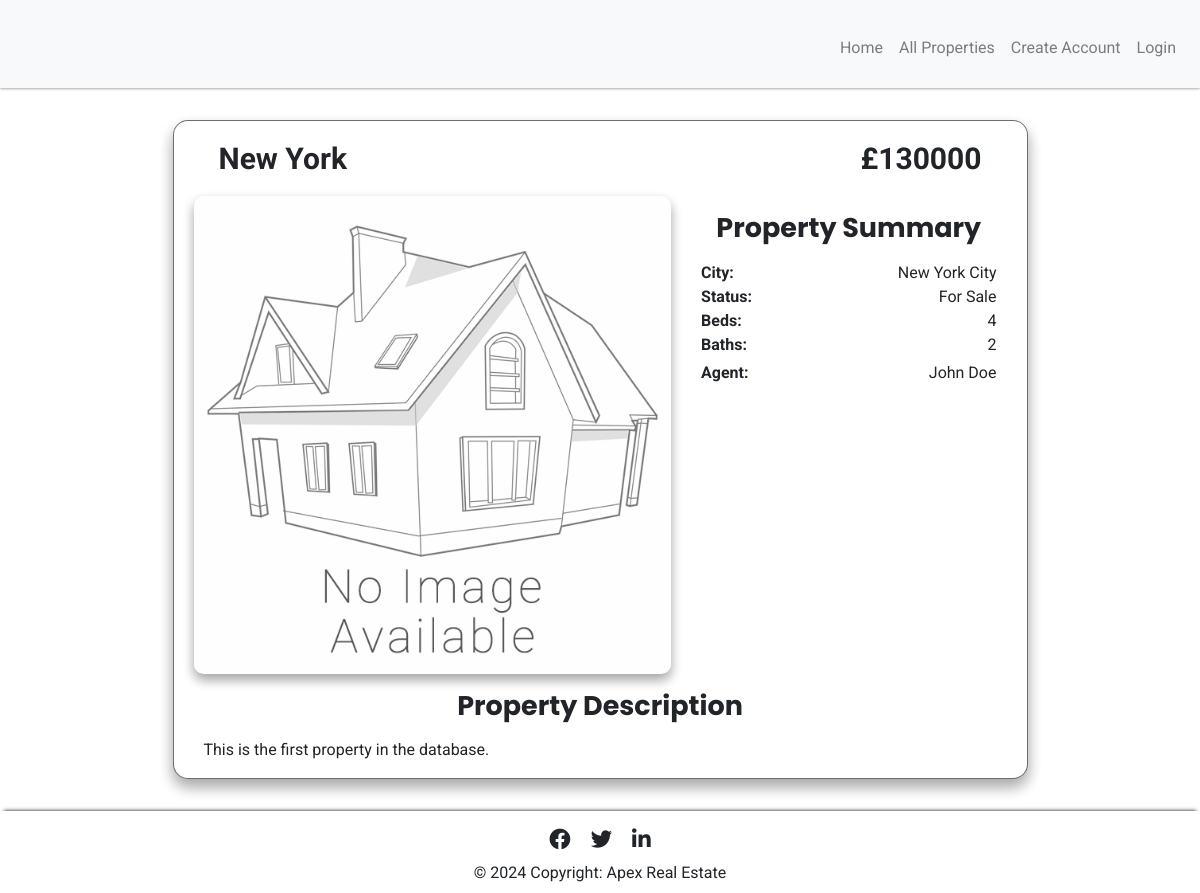
Before: /agents/property_details/1 with the older database file.
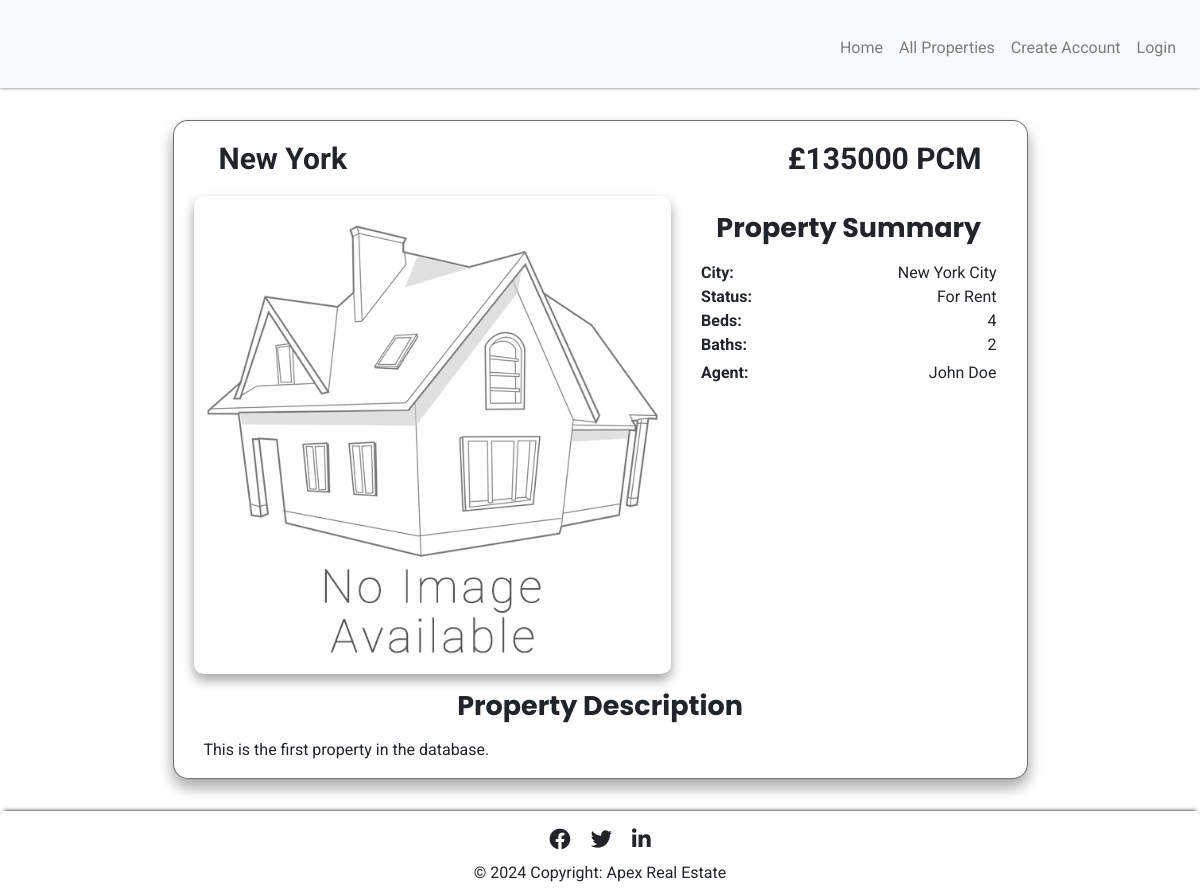
After: the same page with the newer database file.
### apex/models.py (models this page shows, shortened)
class Property(db.Model):
  id = db.Column(db.Integer, primary_key=True)
  address = db.Column(db.String(255), nullable=False)
  city = db.Column(db.String(100), nullable=False)
  property_size = db.Column(db.Integer, nullable=False)
  num_bedrooms = db.Column(db.Integer, nullable=False)
  num_bathrooms = db.Column(db.Integer, nullable=False)
  num_carspaces = db.Column(db.Integer, nullable=False)
  description = db.Column(db.Text, nullable=True)
  image_link = db.Column(db.String(255), nullable=True)
  price = db.Column(db.Integer, nullable=False)  # New attribute for property price
  created_date = db.Column(db.DateTime, nullable=False, default=datetime.utcnow)  # New attribute for property creation date
  listing_status = db.Column(db.String(50), nullable=False)  # New attribute for property listing status
  listing_type = db.Column(db.String(50), nullable=False)  # New attribute for property listing type
  agent_id = db.Column(db.Integer, db.ForeignKey('agent.id'), nullable=False)
  agent = db.relationship('Agent', backref='properties')

class Agent(db.Model, UserMixin):
  id = db.Column(db.Integer, primary_key=True)
  username = db.Column(db.String(20), unique=True, nullable=False)
  email = db.Column(db.String(120), unique=True, nullable=False)
  profile_pic = db.Column(db.String(20), nullable=False, default='default.jpg')
  password = db.Column(db.String(60), nullable=False)
  description = db.Column(db.Text, nullable=False, default='some description')
  phone_number = db.Column(db.String(20), nullable=False)
  full_name = db.Column(db.String(100), nullable=False)  # Updated to full name attribute

### apex/agents/routes.py (the view)
@agents.route("/agents/property_details/<property_id>", methods=["GET", "POST"])
def property_details(property_id):
    if current_user.is_authenticated:
        property_details = Property.query.filter_by(id=property_id).first()
        agent = current_user.username.upper()
        return render_template("property.html", property_details=property_details, agent=agent)
    property_details = Property.query.filter_by(id=property_id).first()
    return render_template("property.html", property_details=property_details)

### apex/templates/property.html (shortened to what this page needs)
{% extends "base_agent.html" %}
{% block content %}
<section class="col-12">
    <div class="container">
        <div class="row">
            <div class="col-12 col-lg-9 mx-auto my-3 property-details-box">
                <div class="row col-12 details-top-box">
                    <span class="top-address col-md-6">{{ property_details.address }}</span>
                    <span class="details-price col-md-6">
                        {% if property_details.listing_type == 'rent' %}
                            <div>£{{ property_details.price }} PCM</div>
                        {% else %}
                            <div>£{{ property_details.price }}</div>
                        {% endif %}
                    </span>
                </div>
                <div class="row">
                    <div class="col-md-7 property-image-box">
                        {% if property_details.image_path  %}
                            <img src="{{ property_details.image_path }}" class="img-fluid details-property-img" alt="Property Image">
                        {% else %}
                            <img src="{{ url_for('static', filename='no-image.png') }}" class="img-fluid details-property-img" alt="Property Image">
                        {% endif %}
                    </div>
                    <div class="col-md-5">
                        <div class="col-12">
                            <div class="row justify-content-center">
                                <div class="details-description-title">
                                    <span>Property Summary</span>
                                </div>
                            </div>
                            <div class="row col-12 summary-list-box">
                                <ul class="col-12 summary-list">
                                    <li class="d-flex justify-content-between">
                                        <strong>City:</strong>
                                        <span>{{ property_details.city }}</span>
                                    </li>
                                    <li class="d-flex justify-content-between">
                                        <strong>Status:</strong>
                                        {% if property_details.listing_type == 'rent' %}
                                            <span>For Rent</span>
                                        {% else %}
                                            <span>For Sale</span>
                                        {% endif %}
                                    </li>
                                    <li class="d-flex justify-content-between">
                                        <strong>Beds:</strong>
                                        <span>{{ property_details.num_bedrooms }}</span>
                                    </li>
                                    <li class="d-flex justify-content-between">
                                        <strong>Baths:</strong>
                                        <span>{{ property_details.num_bathrooms }}</span>
                                    </li>
                                    <li class="d-flex justify-content-between py-1">
                                        <strong>Agent:</strong>
                                        <span>{{ property_details.agent.full_name }}</span>
                                    </li>
                                </ul>
                            </div>
                        </div>
                    </div>
                </div>
<div class="container col-12">
    <div class="row details-description-title">
        <span>Property Description</span>
    </div>
    <div class="property-description mb-3">
        <span>{{ property_details.description }}</span>
    </div>
</div>
{% endblock %}

### apex/templates/base_agent.html (shortened to what this page needs)
<!DOCTYPE html>
<html lang="en">
<head>
    <link rel="stylesheet" href="https://stackpath.bootstrapcdn.com/bootstrap/4.4.1/css/bootstrap.min.css">
    <link rel="stylesheet" href="https://cdnjs.cloudflare.com/ajax/libs/font-awesome/5.11.2/css/all.min.css">
    <link rel="stylesheet" href="{{ url_for('static', filename='css/style.css')}}" type="text/css">
</head>
<body>
    <header>
        {% include "partials/navbar.html" %}
    </header>
    <main>
        {% block content %}
        {% endblock %}
    </main>
    <footer>
        {% include "partials/footer.html" %}
    </footer>
</body>
</html>

### apex/templates/partials/navbar.html (shortened to what this page needs)
<nav class="navbar navbar-expand-md navbar-light bg-light fixed-top navbar-color">
    <a class="navbar-brand navbar-logo" href="{{ url_for('agents.home_agent') }}"></a>
    <div class="collapse navbar-collapse text-right" id="navbarsExampleDefault">
        <ul class="navbar-nav ml-auto">
            <li class="nav-item">
                <a class="nav-link" href="{{ url_for('agents.home_agent') }}" }}">Home</a>
            </li>
            <li class="nav-item">
                <a class="nav-link" href="{{ url_for('agents.register') }}">All Properties</a>
            </li>
          {% if current_user.is_authenticated %}
            <li class="nav-item">
                <a class="nav-link" href="{{ url_for('agents.add_property') }}">Add a Property</a>
            </li>
            <li class="nav-item">
                <a class="nav-link" href="{{ url_for('agents.my_ads') }}">My Ads</a>
            </li>
            <li class="nav-item">
                <a class="nav-link" href="{{ url_for('agents.view_profile') }}">Profile</a>
            </li>
            <li class="nav-item">
                <a class="nav-link" href="{{ url_for('agents.logout') }}">Logout</a>
            </li>
            {% else %}
            <li class="nav-item p-0">
                <a class="nav-link" href="{{ url_for('agents.register') }}">Create Account</a>
            </li>
            <li class="nav-item">
                <a class="nav-link" href="{{ url_for('agents.login') }}">Login</a>
            </li>
        </ul>
        {% endif %}
    </div>
</nav>

### apex/templates/partials/footer.html
<div class="footer-main">
  <div class="container">
    <ul class="list-unstyled list-inline text-center social-buttons">
      <li class="list-inline-item">
        <a class="fab fa-facebook fa-lg mx-1" href="https://www.facebook.com/"></a>
      </li>
      <li class="list-inline-item">
        <a class="fab fa-twitter fa-lg mx-1" href="https://twitter.com/"></a>
      </li>
      <li class="list-inline-item">
        <a class="fab fa-linkedin-in fa-lg mx-1" href="https://www.linkedin.com/"></a>
      </li>
    </ul>
  </div>
  <div class="footer-copyright text-center">© 2024 Copyright: Apex Real Estate</div>
</div>

### apex/static/css/style.css (style rules this page uses)
body { display: -webkit-box; display: -ms-flexbox; display: flex; min-height: 100vh; -webkit-box-orient: vertical; -webkit-box-direction: normal; -ms-flex-direction: column; flex-direction: column; background-image: url('../img/background.jpg'); background-attachment: fixed; background-repeat: no-repeat; background-size: cover; text-decoration: none; font-family: "Roboto", sans-serif; font-weight: 400; }
main { display: -webkit-box; display: -ms-flexbox; display: flex; margin-top: 4rem; -webkit-box-flex: 1; -ms-flex: 1 0 auto; flex: 1 0 auto; }
a, a:hover, a:link, a:visited a:active { text-decoration: none; color: inherit; }
ul { list-style-type: none; }
.navbar { padding-bottom: 0; }
.navbar-color { background-color: #fff; -webkit-box-shadow: 0 1px 3px rgba(0, 0, 0, 0.12), 0 1px 2px rgba(0, 0, 0, 0.24); box-shadow: 0 1px 3px rgba(0, 0, 0, 0.12), 0 1px 2px rgba(0, 0, 0, 0.24); }
.navbar-logo { background-image: url('../img/logo.png'); background-repeat: no-repeat; background-size: contain; padding: 3rem 3rem 0 3rem; }
.social-buttons { margin: 1rem 0 0.5rem 0; }
.footer-main { background-color: #fff; -webkit-box-shadow: 0 -4px 4px -4px black; box-shadow: 0 -4px 4px -4px black; padding: 0.1rem 0 0 0; margin-top: 1rem; }
.footer-copyright { padding: 0 0 0.5rem 0; }
.property-details-box { border-radius: 15px; border: 1px solid rgba(0, 0, 0, 0.568); -webkit-box-shadow: 0 3px 6px rgba(0, 0, 0, 0.16), 0 3px 6px rgba(0, 0, 0, 0.23); box-shadow: 0 8px 15px rgba(0, 0, 0, 0.16), 0 8px 15px rgba(0, 0, 0, 0.23); background-color: #fff; }
.details-top-box { display: -webkit-box; display: -ms-flexbox; display: flex; -webkit-box-pack: center; -ms-flex-pack: center; justify-content: center; margin: 0; padding: 15px; font-size: 25px; font-weight: bold; }
.top-address { display: -webkit-box; display: -ms-flexbox; display: flex; -webkit-box-pack: center; -ms-flex-pack: center; justify-content: center; }
.details-price { display: -webkit-box; display: -ms-flexbox; display: flex; -webkit-box-pack: center; -ms-flex-pack: center; justify-content: center; }
.property-image-box { width: 100%; }
.details-property-img { width: 100%; height: 100%; border-radius: 10px; -webkit-box-shadow: 0 2px 4px rgba(0, 0, 0, 0.16), 0 2px 4px rgba(0, 0, 0, 0.23); box-shadow: 0 6px 12px rgba(0, 0, 0, 0.16), 0 6px 12px rgba(0, 0, 0, 0.23); }
.details-description-title { display: -webkit-box; display: -ms-flexbox; display: flex; -webkit-box-pack: center; -ms-flex-pack: center; justify-content: center; padding: 12px 0; font-family: "Poppins", sans-serif; font-size: 27px; font-weight: bold; }
.summary-list-box { padding: 0; margin: 0; }
.summary-list, .property-description { padding: 0 10px; margin: 0; }
@media (min-width: 576px) { main { margin-top: 6rem; } }
@media (min-width: 576px) { .details-top-box { font-size: 30px; } }
@media (min-width: 768px) { .navbar-logo { padding: 5rem 5rem 0 5rem; } }
@media (min-width: 768px) { .top-address { -webkit-box-pack: start; -ms-flex-pack: start; justify-content: flex-start; } }
@media (min-width: 768px) { .details-price { -webkit-box-pack: end; -ms-flex-pack: end; justify-content: flex-end; } }
@media (min-width: 768px) { .property-image-box { padding: 0 0 0 20px; } }
@media (min-width: 768px) { .summary-list, .property-description { padding: 0; } }
@media (min-width: 992px) { .details-top-box { -webkit-box-pack: justify; -ms-flex-pack: justify; justify-content: space-between; } }
@media (min-width: 1200px) { main { margin-top: 6.5rem; } }

Changed rows visible on the page:
changed Property "New York": listing_type "sale" → "rent" (drawn); price "130000" → "135000"
Other visible differences:
text no longer shown: "For Sale"
text now shown: "PCM For Rent"
